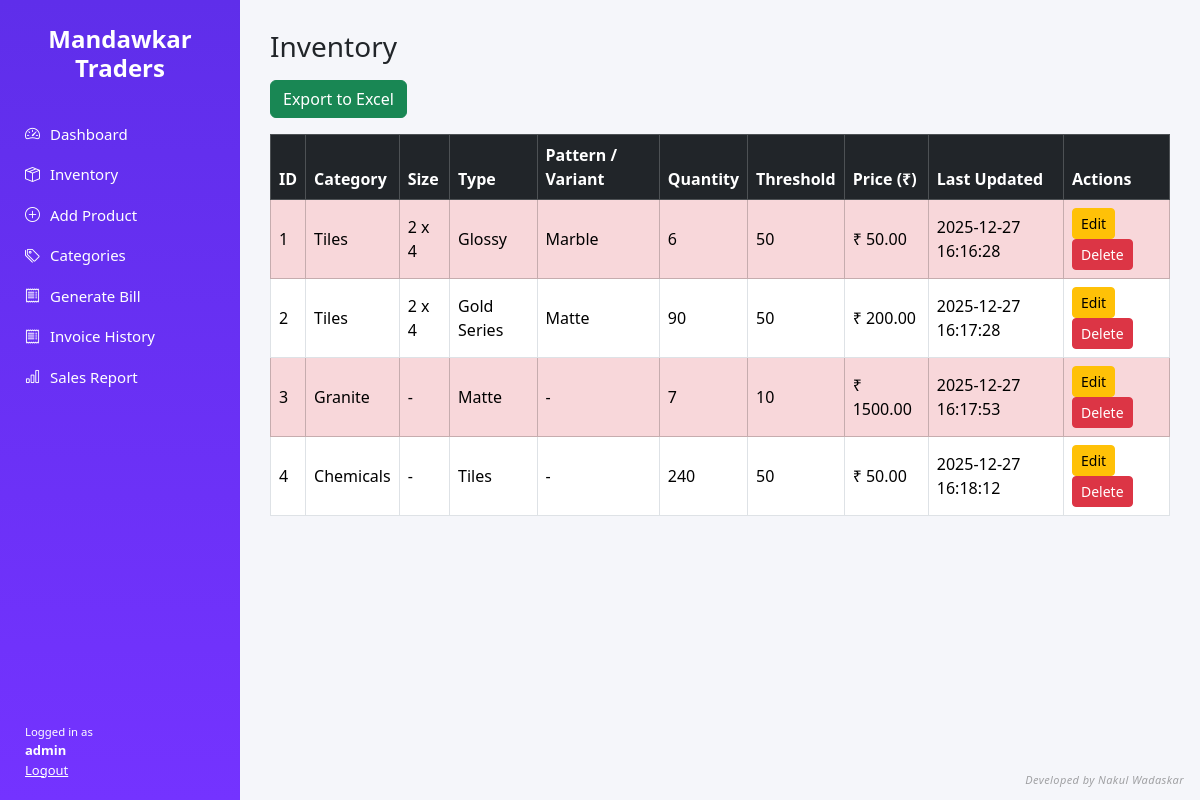
The page /inventory (signed in) on the database its author committed.
### tables this page shows
CREATE TABLE products (
            id INTEGER PRIMARY KEY AUTOINCREMENT,
            category TEXT NOT NULL,
            size TEXT,
            type TEXT,
            variant TEXT,
            pattern TEXT,
            quantity INTEGER NOT NULL,
            threshold INTEGER NOT NULL DEFAULT 10,
            price REAL NOT NULL,
            last_updated TEXT NOT NULL
        );

### app.py (the view)
@app.route("/inventory")
@login_required()
def inventory():
    category = request.args.get("category")
    conn = get_connection()
    cursor = conn.cursor()
    if category:
        cursor.execute("SELECT * FROM products WHERE category = ?", (category,))
    else:
        cursor.execute("SELECT * FROM products")
    products = cursor.fetchall()
    conn.close()
    return render_template(
        "inventory.html",
        products=products,
        selected_category=category
    )

### app.py (called while the page is built)
def login_required(role=None):
    def decorator(func):
        @wraps(func)
        def wrapper(*args, **kwargs):
            if "user" not in session:
                return redirect(url_for("login"))
            if role and session.get("role") != role:
                return "Access Denied", 403
            return func(*args, **kwargs)
        return wrapper
    return decorator

### utils/db.py (called while the page is built)
def get_connection():
    return sqlite3.connect(DB_NAME)

### templates/inventory.html
{% extends "base.html" %}
{% block content %}
<h3 class="mb-3">Inventory</h3>
<a href="/export" class="btn btn-success mb-3">Export to Excel</a>
<div class="table-responsive">
<table class="table table-bordered table-hover align-middle">
    <thead class="table-dark">
        <tr>
            <th>ID</th>
            <th>Category</th>
            <th>Size</th>
            <th>Type</th>
            <th>Pattern / Variant</th>
            <th>Quantity</th>
            <th>Threshold</th>
            <th>Price (₹)</th>
            <th>Last Updated</th>
            <th>Actions</th>
        </tr>
    </thead>
    <tbody>
        {% for p in products %}
        <tr class="{% if p[6] <= p[7] %}table-danger{% endif %}">
            <td>{{ p[0] }}</td>
            <td>{{ p[1] }}</td>
            <td>{{ p[2] or "-" }}</td>
            <td>{{ p[3] or "-" }}</td>
            <td>{{ p[5] or p[4] or "-" }}</td>
            <td>{{ p[6] }}</td>
            <td>{{ p[7] }}</td>
            <td>₹ {{ "%.2f"|format(p[8]) }}</td>
            <td>{{ p[9] }}</td>
            <td>
                <a href="/edit/{{ p[0] }}" class="btn btn-sm btn-warning">Edit</a>
                {% if session.get('role') == 'admin' %}
                <form action="/delete-product/{{ p[0] }}" method="POST" style="display:inline;"
                      onsubmit="return confirm('Are you sure you want to delete this product?');">
                    <button class="btn btn-sm btn-danger">Delete</button>
                </form>
                {% endif %}
            </td>
        </tr>
        {% endfor %}
    </tbody>
</table>
</div>
{% endblock %}

### static/css/theme.css (style rules this page uses)
body { margin: 0; font-family: 'Segoe UI', sans-serif; background: #f5f6fa; }

### rows shown on the page
products: id "1", category "Tiles", size "2 x 4", type "Glossy", pattern "Marble", quantity "6", threshold "50", price "50.00", last_updated "2025-12-27 16:16:28"
products: id "2", category "Tiles", size "2 x 4", type "Gold Series", pattern "Matte", quantity "90", threshold "50", price "200.00", last_updated "2025-12-27 16:17:28"
products: id "3", category "Granite", size "-", type "Matte", pattern+variant "-", quantity "7", threshold "10", price "1500.00", last_updated "2025-12-27 16:17:53"
products: id "4", category "Chemicals", size "-", type "Tiles", pattern+variant "-", quantity "240", threshold "50", price "50.00", last_updated "2025-12-27 16:18:12"

### other values the page prints
{{ session.get('user') }} "admin"
